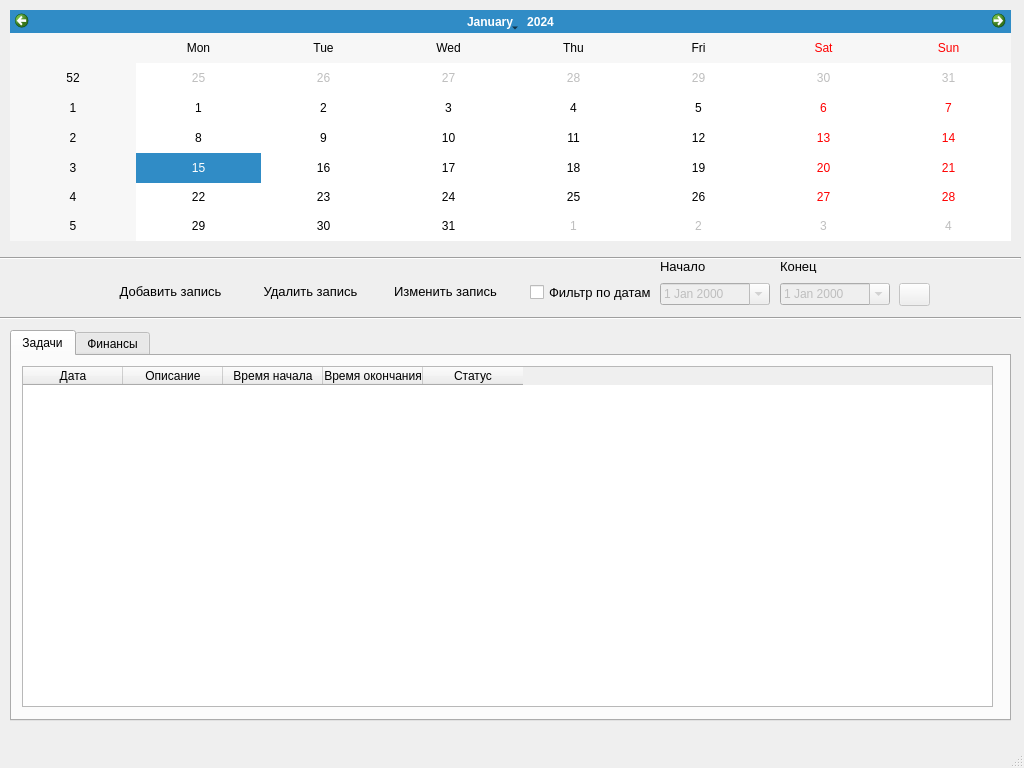
<?xml version="1.0" encoding="UTF-8"?>
<ui version="4.0">
 <class>MainWindow</class>
 <widget class="QMainWindow" name="MainWindow">
  <property name="geometry">
   <rect>
    <x>0</x>
    <y>0</y>
    <width>1024</width>
    <height>768</height>
   </rect>
  </property>
  <property name="maximumSize">
   <size>
    <width>1024</width>
    <height>768</height>
   </size>
  </property>
  <property name="windowTitle">
   <string>Задачи и финансы</string>
  </property>
  <widget class="QWidget" name="centralwidget">
   <widget class="QCalendarWidget" name="calendarWidget">
    <property name="geometry">
     <rect>
      <x>10</x>
      <y>10</y>
      <width>1001</width>
      <height>231</height>
     </rect>
    </property>
    <property name="styleSheet">
     <string notr="true">font: 10pt &quot;MS Shell Dlg 2&quot;;</string>
    </property>
   </widget>
   <widget class="Line" name="line">
    <property name="geometry">
     <rect>
      <x>0</x>
      <y>250</y>
      <width>1021</width>
      <height>16</height>
     </rect>
    </property>
    <property name="orientation">
     <enum>Qt::Horizontal</enum>
    </property>
   </widget>
   <widget class="QTabWidget" name="tabWidget">
    <property name="geometry">
     <rect>
      <x>10</x>
      <y>330</y>
      <width>1001</width>
      <height>391</height>
     </rect>
    </property>
    <property name="currentIndex">
     <number>0</number>
    </property>
    <widget class="QWidget" name="task">
     <attribute name="title">
      <string>Задачи</string>
     </attribute>
     <widget class="QTableWidget" name="tableWidgetTask">
      <property name="geometry">
       <rect>
        <x>10</x>
        <y>10</y>
        <width>971</width>
        <height>341</height>
       </rect>
      </property>
      <property name="styleSheet">
       <string notr="true">font: 10pt &quot;MS Shell Dlg 2&quot;;</string>
      </property>
      <column>
       <property name="text">
        <string>Дата</string>
       </property>
      </column>
      <column>
       <property name="text">
        <string>Описание</string>
       </property>
      </column>
      <column>
       <property name="text">
        <string>Время начала</string>
       </property>
      </column>
      <column>
       <property name="text">
        <string>Время окончания</string>
       </property>
      </column>
      <column>
       <property name="text">
        <string>Статус</string>
       </property>
      </column>
     </widget>
    </widget>
    <widget class="QWidget" name="finance">
     <attribute name="title">
      <string>Финансы</string>
     </attribute>
     <widget class="QTableWidget" name="tableWidgetFinance">
      <property name="geometry">
       <rect>
        <x>110</x>
        <y>10</y>
        <width>871</width>
        <height>341</height>
       </rect>
      </property>
      <property name="styleSheet">
       <string notr="true">font: 10pt &quot;MS Shell Dlg 2&quot;;</string>
      </property>
      <column>
       <property name="text">
        <string>Дата</string>
       </property>
      </column>
      <column>
       <property name="text">
        <string>Статья дохода</string>
       </property>
      </column>
      <column>
       <property name="text">
        <string>Статья расхода</string>
       </property>
      </column>
      <column>
       <property name="text">
        <string>Количество</string>
       </property>
      </column>
      <column>
       <property name="text">
        <string>Сумма</string>
       </property>
      </column>
     </widget>
     <widget class="QRadioButton" name="radioButton">
      <property name="geometry">
       <rect>
        <x>10</x>
        <y>20</y>
        <width>82</width>
        <height>17</height>
       </rect>
      </property>
      <property name="font">
       <font>
        <pointsize>10</pointsize>
       </font>
      </property>
      <property name="text">
       <string>Приход</string>
      </property>
      <property name="checked">
       <bool>true</bool>
      </property>
     </widget>
     <widget class="QRadioButton" name="radioButton_2">
      <property name="geometry">
       <rect>
        <x>10</x>
        <y>50</y>
        <width>82</width>
        <height>17</height>
       </rect>
      </property>
      <property name="font">
       <font>
        <pointsize>10</pointsize>
       </font>
      </property>
      <property name="text">
       <string>Расход</string>
      </property>
     </widget>
     <widget class="QLabel" name="label">
      <property name="geometry">
       <rect>
        <x>5</x>
        <y>296</y>
        <width>101</width>
        <height>21</height>
       </rect>
      </property>
      <property name="font">
       <font>
        <pointsize>10</pointsize>
       </font>
      </property>
      <property name="text">
       <string>Итоговая сумма</string>
      </property>
     </widget>
     <widget class="QLineEdit" name="lineEditSum">
      <property name="enabled">
       <bool>false</bool>
      </property>
      <property name="geometry">
       <rect>
        <x>4</x>
        <y>320</y>
        <width>101</width>
        <height>20</height>
       </rect>
      </property>
     </widget>
    </widget>
   </widget>
   <widget class="Line" name="line_2">
    <property name="geometry">
     <rect>
      <x>0</x>
      <y>310</y>
      <width>1021</width>
      <height>16</height>
     </rect>
    </property>
    <property name="orientation">
     <enum>Qt::Horizontal</enum>
    </property>
   </widget>
   <widget class="QPushButton" name="ButtonAddRecord">
    <property name="geometry">
     <rect>
      <x>100</x>
      <y>280</y>
      <width>141</width>
      <height>23</height>
     </rect>
    </property>
    <property name="font">
     <font>
      <pointsize>10</pointsize>
     </font>
    </property>
    <property name="cursor">
     <cursorShape>PointingHandCursor</cursorShape>
    </property>
    <property name="text">
     <string>Добавить запись</string>
    </property>
    <property name="icon">
     <iconset>
      <normaloff>../../TM/icons/add48.png</normaloff>../../TM/icons/add48.png</iconset>
    </property>
    <property name="flat">
     <bool>true</bool>
    </property>
   </widget>
   <widget class="QPushButton" name="ButtonDeleteRecord">
    <property name="geometry">
     <rect>
      <x>240</x>
      <y>280</y>
      <width>141</width>
      <height>23</height>
     </rect>
    </property>
    <property name="font">
     <font>
      <pointsize>10</pointsize>
     </font>
    </property>
    <property name="cursor">
     <cursorShape>PointingHandCursor</cursorShape>
    </property>
    <property name="text">
     <string>Удалить запись</string>
    </property>
    <property name="icon">
     <iconset>
      <normaloff>../../TM/icons/delete48.png</normaloff>../../TM/icons/delete48.png</iconset>
    </property>
    <property name="flat">
     <bool>true</bool>
    </property>
   </widget>
   <widget class="QPushButton" name="ButtonEditRecord">
    <property name="geometry">
     <rect>
      <x>380</x>
      <y>280</y>
      <width>131</width>
      <height>23</height>
     </rect>
    </property>
    <property name="font">
     <font>
      <pointsize>10</pointsize>
     </font>
    </property>
    <property name="cursor">
     <cursorShape>PointingHandCursor</cursorShape>
    </property>
    <property name="text">
     <string>Изменить запись</string>
    </property>
    <property name="icon">
     <iconset>
      <normaloff>../../TM/icons/edit48.png</normaloff>../../TM/icons/edit48.png</iconset>
    </property>
    <property name="flat">
     <bool>true</bool>
    </property>
   </widget>
   <widget class="QCheckBox" name="checkBoxFilterDate">
    <property name="geometry">
     <rect>
      <x>530</x>
      <y>284</y>
      <width>131</width>
      <height>17</height>
     </rect>
    </property>
    <property name="font">
     <font>
      <pointsize>10</pointsize>
     </font>
    </property>
    <property name="text">
     <string>Фильтр по датам</string>
    </property>
   </widget>
   <widget class="QDateEdit" name="dateEditIn">
    <property name="enabled">
     <bool>false</bool>
    </property>
    <property name="geometry">
     <rect>
      <x>660</x>
      <y>283</y>
      <width>110</width>
      <height>22</height>
     </rect>
    </property>
    <property name="calendarPopup">
     <bool>true</bool>
    </property>
   </widget>
   <widget class="QDateEdit" name="dateEditOut">
    <property name="enabled">
     <bool>false</bool>
    </property>
    <property name="geometry">
     <rect>
      <x>780</x>
      <y>283</y>
      <width>110</width>
      <height>22</height>
     </rect>
    </property>
    <property name="calendarPopup">
     <bool>true</bool>
    </property>
   </widget>
   <widget class="QLabel" name="label_2">
    <property name="geometry">
     <rect>
      <x>660</x>
      <y>260</y>
      <width>47</width>
      <height>13</height>
     </rect>
    </property>
    <property name="font">
     <font>
      <pointsize>10</pointsize>
     </font>
    </property>
    <property name="text">
     <string>Начало</string>
    </property>
   </widget>
   <widget class="QLabel" name="label_3">
    <property name="geometry">
     <rect>
      <x>780</x>
      <y>260</y>
      <width>47</width>
      <height>13</height>
     </rect>
    </property>
    <property name="font">
     <font>
      <pointsize>10</pointsize>
     </font>
    </property>
    <property name="text">
     <string>Конец</string>
    </property>
   </widget>
   <widget class="QPushButton" name="ButtonFilter">
    <property name="enabled">
     <bool>false</bool>
    </property>
    <property name="geometry">
     <rect>
      <x>899</x>
      <y>283</y>
      <width>31</width>
      <height>23</height>
     </rect>
    </property>
    <property name="text">
     <string/>
    </property>
    <property name="icon">
     <iconset>
      <normaloff>../../TM/icons/filter48.png</normaloff>../../TM/icons/filter48.png</iconset>
    </property>
   </widget>
  </widget>
  <widget class="QMenuBar" name="menubar">
   <property name="geometry">
    <rect>
     <x>0</x>
     <y>0</y>
     <width>1024</width>
     <height>21</height>
    </rect>
   </property>
  </widget>
  <widget class="QStatusBar" name="statusbar"/>
 </widget>
 <resources/>
 <connections/>
</ui>
